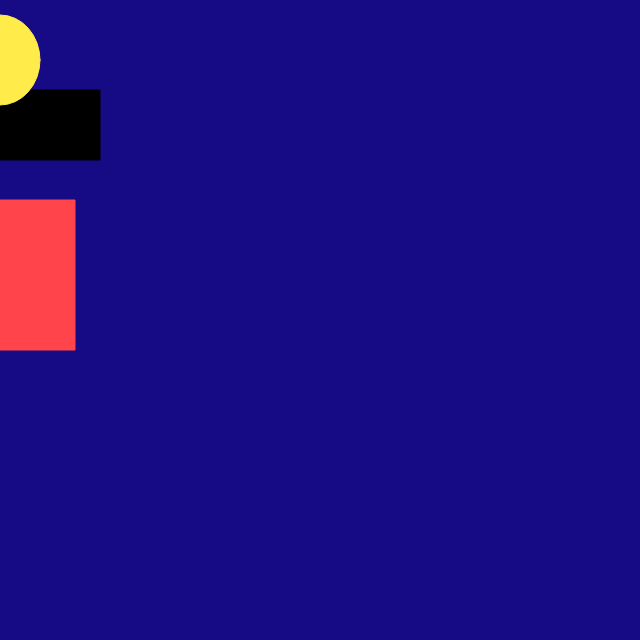
Frame 1 (no input)
Frame 60 (no input): identical to frame 1, image omitted
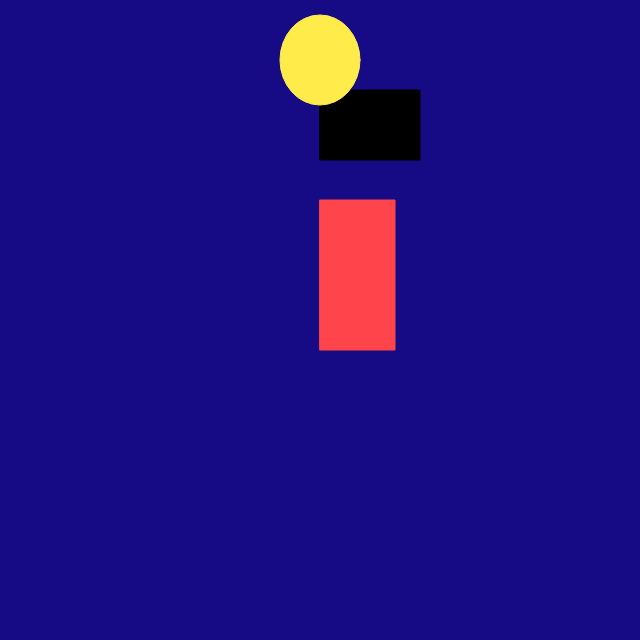
Frame 120 (the mouse pressed at the canvas centre since frame 60)

The p5.js sketch that drew these frames (run headless with seeded random() and noise() and a simulated clock; from frame 60 on, the mouse is pressed at the canvas centre):

// p5.js sketch
// ── sketch.js

function setup() {
  createCanvas (640, 640);
  
}

function draw() {
  //bacground 
  background(23, 10, 133)
  
  //rectangle
  stroke(255, 68, 75)
  fill(255, 68, 75)
  rect(mouseX, 200, 75, 150);

stroke(0)
  fill(0)
  rect(mouseX, 90, 100, 70);

  
  //ellipse
  stroke(255, 236, 75)
  fill(255, 236, 75)
  ellipse(mouseX,60, 80, 90);
}
